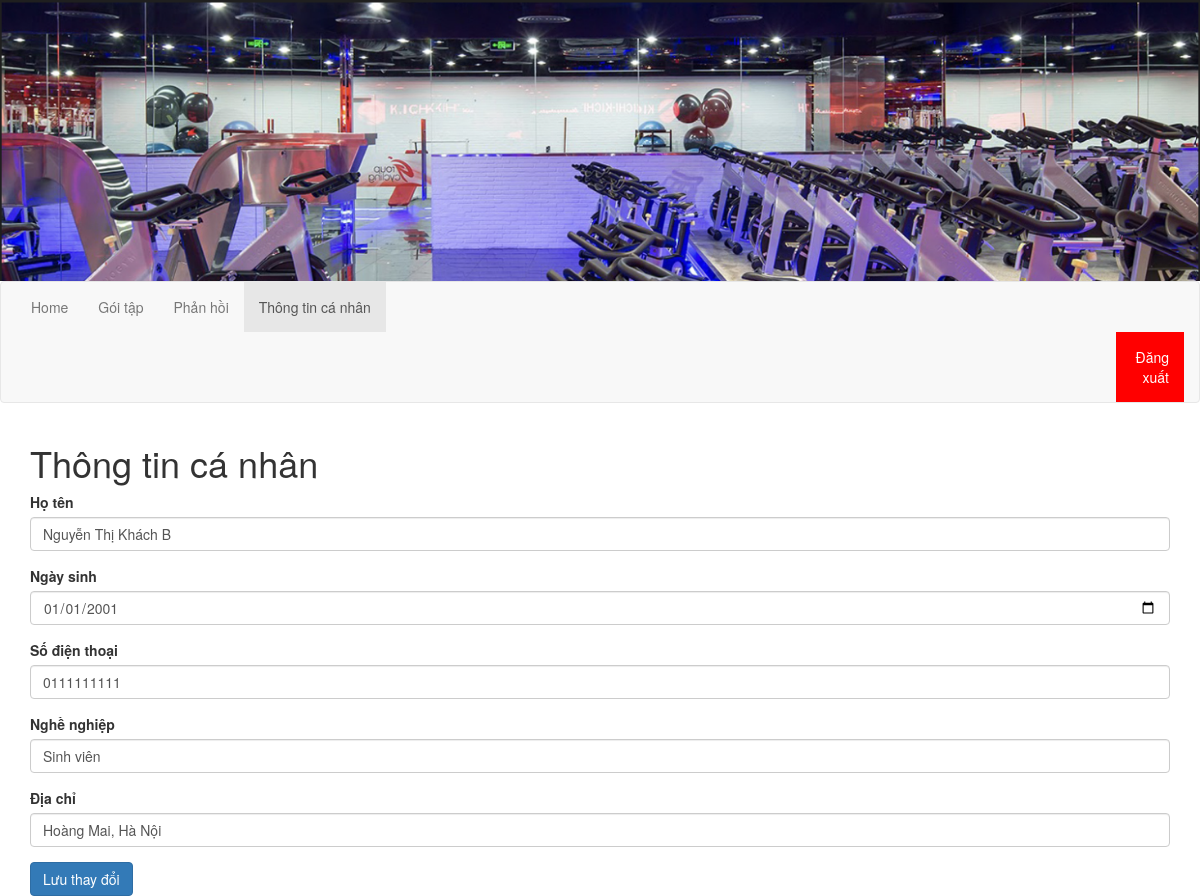
Page /php/customer/thongTinCaNhan/viewThongTin.php?user=0111111111 on the committed database.
### tables this page shows
CREATE TABLE `hoivien` (
  `id` bigint(20) NOT NULL,
  `hoten` varchar(50) NOT NULL,
  `ngaysinh` date NOT NULL,
  `sdt` varchar(20) NOT NULL,
  `diachi` varchar(50) NOT NULL,
  `nghenghiep` varchar(20) NOT NULL,
  `mavantay` varchar(20) NOT NULL,
  `loaithanhvien` varchar(20) NOT NULL,
  `matkhau` varchar(20) NOT NULL
);

### php/customer/thongTinCaNhan/viewThongTin.php (the view, shortened to what this page needs)
<?php
require_once '../../connect.php';
$sdt = $_GET['user'];
$view_sql = "SELECT * FROM hoivien WHERE sdt = '$sdt'";
$result = mysqli_query($conn, $view_sql);
$row = mysqli_fetch_assoc($result);
?>
<!DOCTYPE html>
<html lang="en">
<head>
    <link rel="stylesheet" href="https://maxcdn.bootstrapcdn.com/bootstrap/3.4.1/css/bootstrap.min.css">
</head>
<body>
    <header>
        <div>
            <img style="width: 100%;" src="../../../images/logo.png">
        </div>
    </header>
    <nav class="navbar navbar-default">
        <div class="container-fluid">
            <ul class="nav navbar-nav">
                <li><a href="../home.php?user=<?php echo $sdt ?>">Home</a></li>
                <li><a href="../goiTap.php?user=<?php echo $sdt ?>">Gói tập</a></li>
                <li><a href="../phanHoi.php?user=<?php echo $sdt ?>">Phản hồi</a></li>
                <li class="active"><a href="viewThongTin.php?user=<?php echo $sdt ?>">Thông tin cá nhân</a></li>
                <li>
                    <a style="text-align: right; background-color: red;color: white;margin-left: 1100px;" onclick="return confirm('Bạn có muốn đăng xuất không?')" href="../../../html/dangNhap.html">Đăng xuất</a>
                </li>
            </ul>
        </div>
    </nav>
    <form action="updateThongTin.php?user=<?php echo $sdt ?>" method="post">
        <div class="container">
            <h1>Thông tin cá nhân</h1>
            <div class="form-group">
                <label for="hoten">Họ tên</label>
                <input type="text" id="hoten" class="form-control" name="hoten" value="<?php echo $row['hoten'] ?>">
            </div>
            <div class="form-group">
                <label for="ngaysinh">Ngày sinh</label>
                <input type="date" name="ngaysinh" id="ngaysinh" class="form-control" value="<?php echo $row['ngaysinh'] ?>">
            </div>
            <div class="form-group">
                <label for="sdt">Số điện thoại</label>
                <input type="text" id="sdt" name="sdt" class="form-control" value="<?php echo $sdt ?>">
            </div>
            <div class="form-group">
                <label for="nghenghiep">Nghề nghiệp</label>
                <input type="text" id="nghenghiep" name="nghenghiep" class="form-control" value="<?php echo $row['nghenghiep'] ?>">
            </div>
            <div class="form-group">
                <label for="diachi">Địa chỉ</label>
                <input type="text" id="diachi" name="diachi" class="form-control" value="<?php echo $row['diachi'] ?>">
            </div>
            <button type="submit" class="btn btn-primary">Lưu thay đổi</button>
    </form>
</body>
</html>

### rows in the picture
hoivien: hoten "Nguyễn Thị Khách B", ngaysinh "01/01/2001", nghenghiep "Sinh viên", diachi "Hoàng Mai, Hà Nội"
